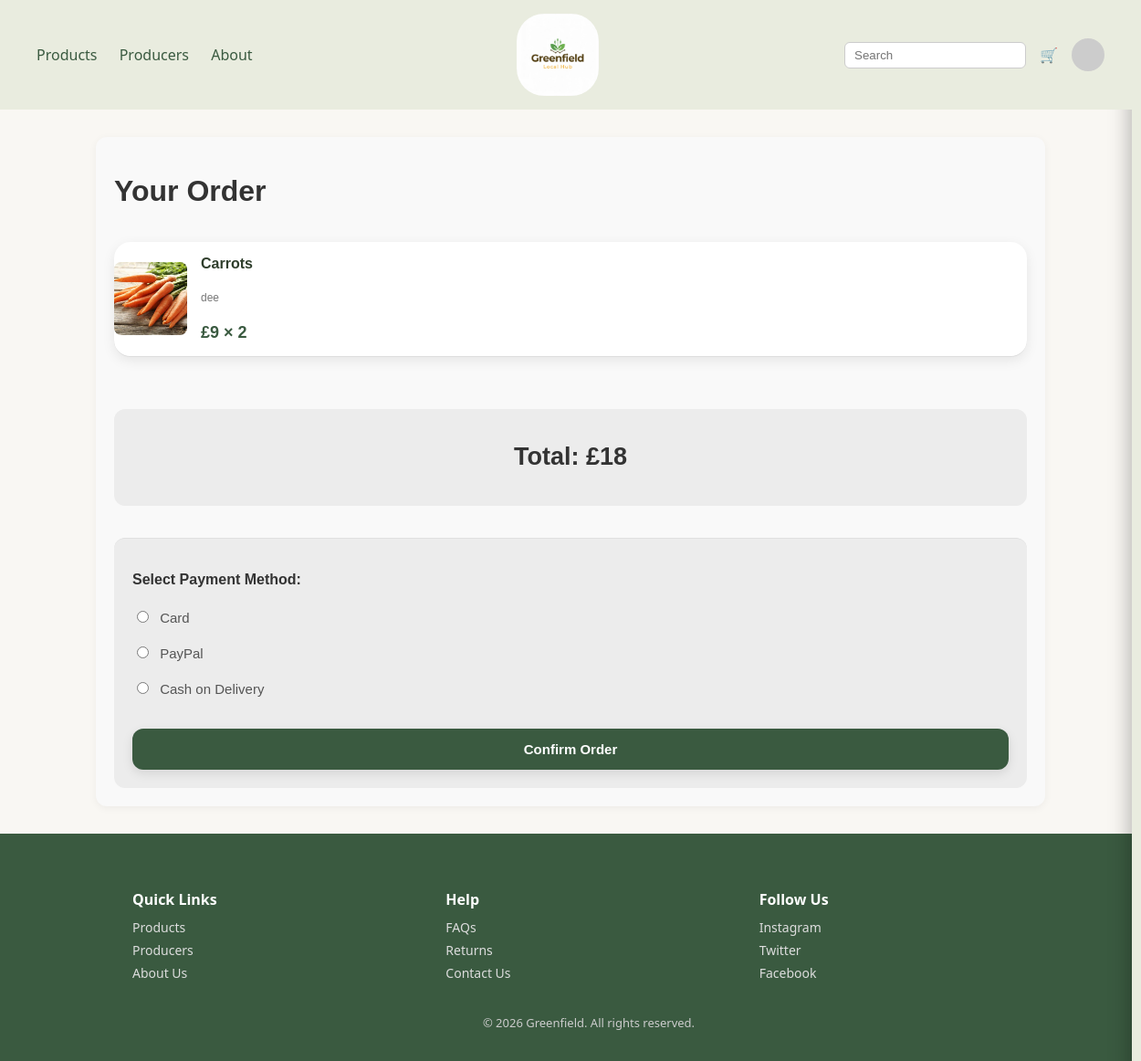
Page /checkout (signed in) on the committed database.
### tables this page shows
CREATE TABLE basket_item (
        basket_item_id INTEGER PRIMARY KEY AUTOINCREMENT,
        basket_id INTEGER,
        product_id INTEGER,
        quantity INTEGER,
        FOREIGN KEY (basket_id) REFERENCES basket(basket_id),
        FOREIGN KEY (product_id) REFERENCES product(product_id)
    );

CREATE TABLE product (
        product_id INTEGER PRIMARY KEY AUTOINCREMENT,
        producer_id INTEGER,
        category_id INTEGER,
        product_name TEXT,
        description TEXT,
        price DECIMAL,
        stock_quantity INTEGER,
        unit TEXT,
        origin TEXT,
        quantity REAL,
        image_path TEXT,
        FOREIGN KEY (producer_id) REFERENCES producer(producer_id),
        FOREIGN KEY (category_id) REFERENCES category(category_id)
    );

CREATE TABLE producer (
        producer_id INTEGER PRIMARY KEY AUTOINCREMENT,
        user_id INTEGER,
        business_name TEXT,
        business_description TEXT,
        join_date TEXT,
        farm_location TEXT,
        FOREIGN KEY (user_id) REFERENCES user(user_id)
    );

### app.py (the view)
@app.route("/checkout")
def checkout():
    conn = get_db()
    cur = conn.cursor()
    user_id = session.get("user_id")
    if not user_id:
        return redirect("/login")
    cur.execute("SELECT basket_id FROM basket WHERE user_id=?", (user_id,))
    basket_id = cur.fetchone()[0]
    cur.execute("""
        SELECT
            p.product_id,
            p.product_name,
            p.price,
            bi.quantity,
            p.image_path,
            pr.business_name AS producer_name
        FROM basket_item bi
        JOIN product p ON bi.product_id = p.product_id
        JOIN producer pr ON p.producer_id = pr.producer_id
        WHERE bi.basket_id=?
    """, (basket_id,))
    rows = cur.fetchall()
    items = [
        {
            "id": r[0],
            "name": r[1],
            "price": r[2],
            "quantity": r[3],
            "image": r[4],
            "producer": r[5]
        }
        for r in rows
    ]
    total = sum(item["price"] * item["quantity"] for item in items)
    conn.close()
    return render_template("checkout.html", items=items, total=total)

### app.py (called while the page is built)
def get_db():
    conn = sqlite3.connect(DB_NAME)
    conn.row_factory = sqlite3.Row
    return conn

@app.context_processor
def inject_user():
    user = None
    prefs = None
    if "user_id" in session:
        conn = get_db()
        cur = conn.cursor()
        cur.execute("SELECT first_name, loyalty_points FROM user WHERE user_id=?", (session["user_id"],))
        row = cur.fetchone()
        cur.execute("SELECT theme, text_size FROM user_preferences WHERE user_id=?", (session["user_id"],))
        prefs = cur.fetchone()
        conn.close()
        if row:
            user = {
                "first_name": row[0],
                "points": row[1],
            }
    return dict(user=user, prefs=prefs)

### templates/checkout.html
{% extends "base.html" %}
{% block content %}
<div class="checkout-wrapper">
    <h1>Your Order</h1>
    {% for item in items %}
    <div class="basket-item-card">
        <div class="basket-top">
            <img class="basket-thumb" src="{{ item.image }}" alt="{{ item.name }}">
            <div class="basket-info">
                <h4>{{ item.name }}</h4>
                <p class="producer">{{ item.producer }}</p>
                <div class="basket-price">£{{ item.price }} × {{ item.quantity }}</div>
            </div>
        </div>
    </div>
    {% endfor %}
    <div class="checkout-total">
        <h2>Total: £{{ total }}</h2>
    </div>
    <form method="POST" action="/confirm_order" class="checkout-payment-form">
        <h3>Select Payment Method:</h3>
        <label>
            <input type="radio" name="payment_method" value="Card"> Card
        </label>
        <label>
            <input type="radio" name="payment_method" value="PayPal"> PayPal
        </label>
        <label>
            <input type="radio" name="payment_method" value="Cash on Delivery"> Cash on Delivery
        </label>
        <button type="submit" class="btn-confirm-order">Confirm Order</button>
    </form>
</div>
{% endblock %}

### static/css/style.css (style rules this page uses)
body { margin: 0; font-family: 'Segoe UI', sans-serif; background: #f9f7f3; color: #333; height: 100%; display:flex; flex-direction: column; }
.producer { font-size: 13px; color: #777; }
button { padding: 6px 10px; border: none; background: #3a5a40; color: white; border-radius: 6px; cursor: pointer; }
.basket-item-card { background: #ffffff; padding: 18px; border-radius: 16px; margin-bottom: 18px; box-shadow: 0 4px 14px rgba(0,0,0,0.08); transition: 0.25s ease; }
.basket-item-card { display: flex; flex-direction: column; background: #ffffff; padding: 20px; border-radius: 18px; margin-bottom: 22px; box-shadow: 0 4px 14px rgba(0,0,0,0.08); transition: 0.25s ease; }
.basket-top { display: flex; align-items: center; justify-content: space-between; gap: 18px; }
.basket-thumb { width: 90px; height: 90px; border-radius: 14px; object-fit: cover; background: #f2f2f2; flex-shrink: 0; }
.basket-info { flex: 1; display: flex; flex-direction: column; gap: 4px; }
.basket-info h4 { margin: 0; font-size: 18px; font-weight: 600; color: #2f3e2c; }
.basket-info .producer { font-size: 13px; color: #7a7a7a; }
.basket-price { font-size: 18px; font-weight: 700; color: #3a5a40; }
.checkout-wrapper, .confirmation-wrapper { max-width: 600px; margin: 40px auto; padding: 20px; background: #f9f9f9; border-radius: 10px; box-shadow: 0 4px 12px rgba(0,0,0,0.1); font-family: 'Arial', sans-serif; }
.basket-item-card { display: flex; flex-direction: column; border-bottom: 1px solid #ddd; padding: 15px 0; }
.basket-top { display: flex; gap: 15px; align-items: center; }
.basket-thumb { width: 80px; height: 80px; object-fit: cover; border-radius: 8px; }
.basket-info h4 { margin: 0 0 5px 0; font-size: 16px; }
.basket-info .producer { font-size: 12px; color: #777; }
.basket-price { font-weight: bold; margin-top: 5px; }
.checkout-payment-form { margin-top: 20px; padding-top: 15px; border-top: 1px solid #e0e0e0; }
.checkout-payment-form h3 { font-weight: 600; margin-bottom: 12px; font-size: 16px; color: #333; }
.checkout-payment-form label { display: block; margin-bottom: 10px; font-size: 14px; color: #555; cursor: pointer; transition: transform 0.2s ease; }
.checkout-payment-form input[type="radio"] { margin-right: 8px; }
.btn-confirm-order { display: inline-block; margin-top: 15px; background: linear-gradient(135deg, #3a5a40, #4f7a52); color: #fff; padding: 14px 20px; border-radius: 12px; border: none; font-size: 15px; font-weight: 600; cursor: pointer; box-shadow: 0 4px 12px rgba(0,0,0,0.1); transition: all 0.25s ease; }
.checkout-wrapper { max-width: 1000px; width: 90%; margin: 30px auto; padding: 20px; background: #f9f9f9; border-radius: 12px; box-shadow: 0 2px 8px rgba(0,0,0,0.05); display: flex; flex-direction: column; gap: 15px; }
.checkout-total { margin-top: 20px; padding: 15px; background: #ececec; border-radius: 12px; text-align: center; font-size: 18px; font-weight: 600; }
.checkout-payment-form { margin-top: 20px; padding: 20px; border-radius: 12px; background: #ececec; display: flex; flex-direction: column; gap: 10px; }
.checkout-payment-form label { display: block; font-size: 15px; cursor: pointer; }
.btn-confirm-order { margin-top: 15px; width: 100%; padding: 14px; background: #3a5a40; color: #fff; border: none; border-radius: 12px; font-weight: 600; cursor: pointer; transition: 0.25s ease; }

### rows in the picture
basket_item: image (picture), name "Carrots", producer "dee", price "9", quantity "2"

### other values in the picture
{{ total }} "18"
